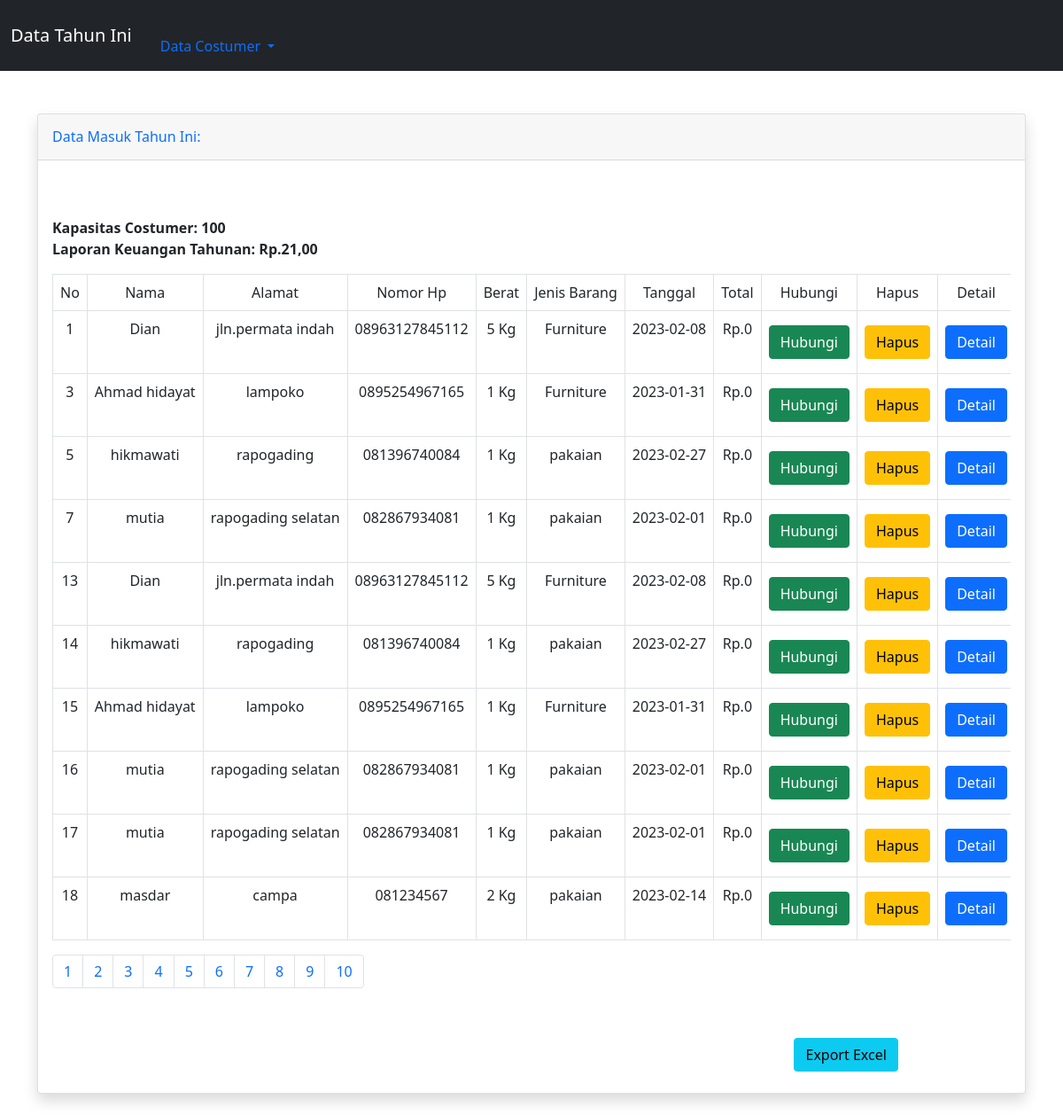
Page /tahun.php on the committed database.
### tables this page shows
CREATE TABLE `data_tahun` (
  `id` int(11) NOT NULL,
  `nama` varchar(150) NOT NULL,
  `alamat` varchar(100) NOT NULL,
  `nomor` varchar(80) NOT NULL,
  `berat` varchar(68) NOT NULL,
  `jenis` varchar(75) NOT NULL,
  `tanggal` date NOT NULL,
  `jumlah` varchar(90) NOT NULL
);

### tahun.php (the view, shortened to what this page needs)
<?php
require 'function.php';
 ?>
<!doctype html>
<html lang="en">
  <head>
    <link rel="stylesheet" href="https://stackpath.bootstrapcdn.com/bootstrap/5.0.0-alpha1/css/bootstrap.min.css">
  </head>
  <body>
        <nav class="navbar navbar-expand-lg navbar-dark bg-dark">
          <div class="container-fluid">
            <a class="navbar-brand text-white" href="beranda.php">Data Tahun Ini</a>
            <div class="collapse navbar-collapse" id="navbarNavDropdown">
                <li class="nav-item dropdown">
                  <a class="nav-link dropdown-toggle" href="#" id="navbarDropdownMenuLink" role="button" data-toggle="dropdown" aria-expanded="false">
                  Data Costumer
                  </a>
                </li>
            </div>
          </div>
        </nav>
    <div class="container mt-5">
    <div class="card shadow mb-4">
      <div class="card-header py-3 d-flex flex-row align-items-center justify-content-between">
    <h6 class="m-0 font-weight-bold text-primary">Data Masuk Tahun Ini:</h6>
      </div>
      <div class="row mt-5">
      <div class="col-xl-12 col-lg-12">
      <div class="card-body">
        <?php
        $hal= 10;
        $page = (isset($_GET['page'])) ? (int)$_GET['page'] : 1;
        $start = ($page - 1) * $hal;
        $kap = $hal * $hal;
        $Jumlah_y=mysqli_query($conn, "select sum(jumlah) as tor from data_tahun");
        $jumlahd=mysqli_fetch_array($Jumlah_y);
         ?>
         <b>Kapasitas Costumer: <?php echo $kap ; ?></b><br>
         <b>Laporan Keuangan Tahunan:<?php echo " Rp.". number_format($jumlahd['tor']).",00"  ?></b>
        <div class="table-responsive service">
        <table class="table table-bordered table-hover  mt-3 text-nowrap css-serial">
              <tr>
             <td><center>No</td>
         		 <td><center>Nama</td>
         		 <td><center>Alamat</td>
         		 <td><center>Nomor Hp</td>
         		 <td><center>Berat</td>
         		 <td><center>Jenis Barang</td>
             <td><center>Tanggal</td>
             <td><center>Total </td>
             <td><center>Hubungi</td>
             <td><center>Hapus</td>
             <td><center>Detail</td>
               </tr>
               <?php
          $query = mysqli_query($conn, "SELECT * FROM data_tahun  limit $start, $hal");
               if(mysqli_num_rows($query) <= 0){
                 echo "<div class='col-md-10 col-sm-12 col-xs-12 ml-5'>";
                 echo "<div class='alert alert-danger mt-4 ml-5' role='alert'>";
                 echo "<p><center>Data Anda Masih Kosong</center></p>";
                 echo "</div>";
                 echo "</div>";
               }else{
              	  while($row = mysqli_fetch_array($query)){
              	  ?>
                  <tr>
                  <td><center><?php echo $row['id'] ?></td>
                  <td><center><?php echo $row['nama'] ?></td>
                  <td><center><?php echo $row['alamat'] ?></td>
                  <td><center><?php echo $row['nomor'] ?></td>
                  <td><center><?php echo $row['berat']." Kg" ?></td>
                  <td><center><?php echo $row['jenis'] ?></td>
                  <td><center><?php echo $row['tanggal'] ?></td>
                  <td><center>Rp.<?php echo $row['jumlah'] ?></td>
                  <td><center><a href="https://api.whatsapp.com/send?phone=<?php echo $row['nomor'];?>&text=Assalamualaikum%20<?php echo $row['nama'] ?>%20Barang%20Anda%20Selesai%20DiLaundry "><button type="button" class="btn btn-success mt-2 mb-2">Hubungi</button></a></td>
                  <td><center><a href="delete_tahun.php?id=<?php echo $row['id'] ?>"><button type="button" class="btn btn-warning mt-2 mb-2">  Hapus</button></a></td>
                  <td><center><a href="detail_tahun.php?id=<?php echo $row['id'] ?>"><button type="button" class="btn btn-primary mt-2 mb-2">Detail</button></a>
                   </tr>
        <?php
      }}
          ?>
        </table>
        <nav aria-label="Page navigation example">
        <ul class="pagination">
          <?php
          for($x=1;$x<=$hal ;$x++){
            ?>
            <li class="page-item"><a class="page-link" href="?page=<?php echo $x ?>"><?php echo $x ?></a></li>
            <?php
          }
          ?>
        </ul>
        </nav>
      </div>
      </div>
      </div>
      </div>
      <div class="row mb-4 ml-5">
      <div class="col-sm-7">
      </div>
      <div class="col-sm-2">
      </div>
      <div class="col-sm-3">
      <a href="export_tahun.php"><button type="button" class="btn btn-info mt-4">Export Excel</button></a>
      </div>
      </div>
      </div>
      </div>
  </body>
</html>

### rows in the picture
data_tahun: id "1", nama "Dian", alamat "jln.permata indah", nomor "08963127845112", berat "5", jenis "Furniture", tanggal "2023-02-08", jumlah "0"
data_tahun: id "3", nama "Ahmad hidayat", alamat "lampoko", nomor "0895254967165", berat "1", jenis "Furniture", tanggal "2023-01-31", jumlah "0"
data_tahun: id "5", nama "hikmawati", alamat "rapogading", nomor "081396740084", berat "1", jenis "pakaian", tanggal "2023-02-27", jumlah "0"
data_tahun: id "7", nama "mutia", alamat "rapogading selatan", nomor "082867934081", berat "1", jenis "pakaian", tanggal "2023-02-01", jumlah "0"
data_tahun: id "13", nama "Dian", alamat "jln.permata indah", nomor "08963127845112", berat "5", jenis "Furniture", tanggal "2023-02-08", jumlah "0"
data_tahun: id "14", nama "hikmawati", alamat "rapogading", nomor "081396740084", berat "1", jenis "pakaian", tanggal "2023-02-27", jumlah "0"
data_tahun: id "15", nama "Ahmad hidayat", alamat "lampoko", nomor "0895254967165", berat "1", jenis "Furniture", tanggal "2023-01-31", jumlah "0"
data_tahun: id "16", nama "mutia", alamat "rapogading selatan", nomor "082867934081", berat "1", jenis "pakaian", tanggal "2023-02-01", jumlah "0"
data_tahun: id "17", nama "mutia", alamat "rapogading selatan", nomor "082867934081", berat "1", jenis "pakaian", tanggal "2023-02-01", jumlah "0"
data_tahun: id "18", nama "masdar", alamat "campa", nomor "081234567", berat "2", jenis "pakaian", tanggal "2023-02-14", jumlah "0"

### other values in the picture
$kap "100"
$jumlahd['tor'] "21"
